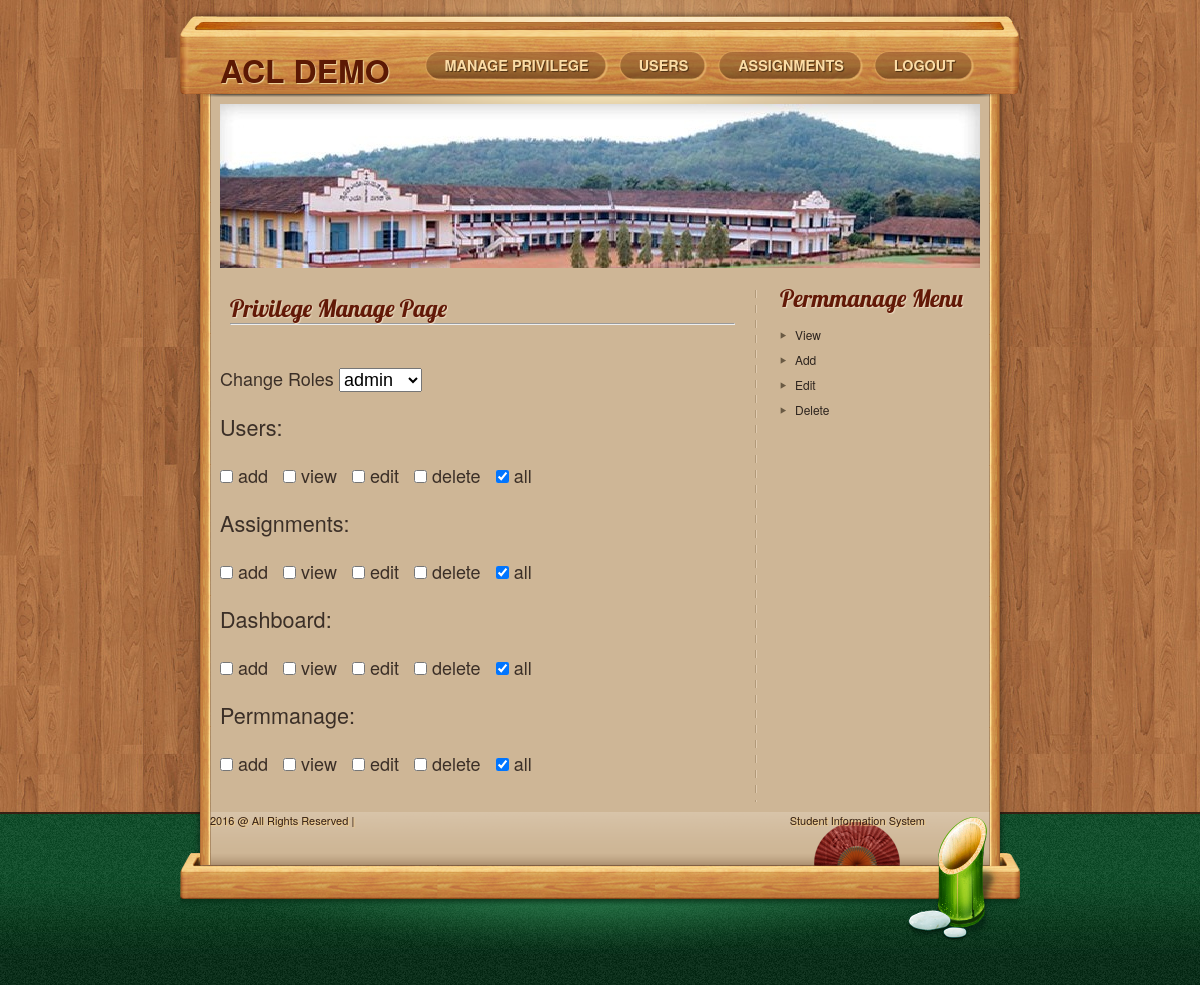
Page /permmanage.php?urole=1 (signed in) on the committed database.
### tables this page shows
CREATE TABLE IF NOT EXISTS `resources` (
  `id` tinyint(3) NOT NULL AUTO_INCREMENT,
  `name` varchar(50) NOT NULL,
  `desc` varchar(50) NOT NULL,
  PRIMARY KEY (`id`)
);

CREATE TABLE IF NOT EXISTS `privileges` (
  `id` tinyint(3) NOT NULL AUTO_INCREMENT,
  `name` varchar(50) NOT NULL,
  `desc` varchar(50) NOT NULL,
  PRIMARY KEY (`id`)
);

### includes.php (called while the page is built, shortened)
<?php
include("acl.php");
include("header.php");

### acl.php (called while the page is built, shortened)
<?php
class Acl
{
    public function getRoleResourcePrivilege($role_id) {
        $privilegedInfo = array();
        $sql = "SELECT res.name AS resName, p.name AS pName
                FROM role_resource_privilege as rrp
                JOIN resources as res ON rrp.resource_id = res.id
                JOIN privileges as p ON rrp.privilege_id = p.id
                WHERE rrp.role_id = $role_id";
        $data = mysql_query($sql);
        while($row = mysql_fetch_assoc($data)) {
            $privilegedInfo['resources'][$row["resName"]] = true;
            $privilegedInfo['privileges'][$row["resName"]."-".$row["pName"]] =
                true;
        }
        return $privilegedInfo;
    }
}
$acl = new Acl();
$_SESSION['privilegedInfo'] = $acl->getRoleResourcePrivilege($_SESSION['role']);
function isResourceAllowed($resource) {
    $privilegesAvailable = $_SESSION['privilegedInfo']['resources'];
    if((isset($privilegesAvailable[$resource]) &&
            (true === $privilegesAvailable[$resource]))) {
        return true;
    }
    return false;
}
function isAllowed($resource, $privilege = '') {
    $privilegesAvailable = $_SESSION['privilegedInfo']['privileges'];
    $privilegeToCheck = $resource . "-" . $privilege;
    if((isset($privilegesAvailable[$resource . "-" ."all"]) &&
        (true === $privilegesAvailable[$resource . "-" ."all"])) ||
        (isset($privilegesAvailable[$privilegeToCheck]) &&
        (true === $privilegesAvailable[$privilegeToCheck]))) {
        return true;
    }
    return false;
}
$path_parts = pathinfo($_SERVER['REQUEST_URI']);
$requestedResource = $path_parts['filename'];

### permmanage.php (the view)
<?php
include("includes.php");
?>
<section id="page">
<header id="pageheader" class="normalheader">
<h2 class="sitedescription">
  </h2>
</header>
<section id="contents">
    <article class="post">
        <header class="postheader">
            <h2>Privilege Manage Page</h2>
            <hr/>
        </header>
    </article>
    <div class="page-content">
        Change Roles
        <select name="urole" id="urole" onchange="getRoleInfo()">
        <?php
        try {
            $currRole = $_GET['urole'];
            $userRoleSql = "SELECT id, name FROM roles";
            $userRoleResult = mysql_query($userRoleSql);
            while($row = mysql_fetch_assoc($userRoleResult))
            {
                echo '<option value="'. $row["id"] .'"
                        '.(($row["id"] == $currRole) ? ' selected="selected" ' :
                        '').'>'. $row["name"] .' </option>';
            }
        } catch (Exception $e){
            echo $e->getMessage();
            exit;
        }
        ?>
        </select>
        <br /><br />
        <?php
        try {
            $resourceResult =  mysql_query("SELECT id, name FROM resources");
            $privilegeResult =  mysql_query("SELECT id, name FROM privileges");
            while($row = mysql_fetch_assoc($privilegeResult))
            {
                $privilegeInfo[] = $row;
            }
            $rolesPrivilegedResult =  mysql_query("SELECT role_id, resource_id,
            privilege_id FROM role_resource_privilege WHERE role_id = $currRole");
            while($row = mysql_fetch_assoc($rolesPrivilegedResult))
            {
                $privileges[$row['role_id'].'-'.$row['resource_id'].'-'
                .$row['privilege_id']] = true;
            }
            while($resource = mysql_fetch_assoc($resourceResult))
            {
                echo '<p>' . ucfirst($resource['name']) . ':</p><br />';
                foreach($privilegeInfo as $privilege) {
                    echo '<input type="checkbox" '
                        . 'onclick="setPrivilege(this.checked, '.$currRole.', '
                        . $resource["id"] .', '.$privilege["id"] .')" '
                        . (isset($privileges[$currRole.'-'.$resource["id"].'-'
                            .$privilege["id"]]) ? ' checked="checked" ' : '')
                        .'/> '.$privilege['name'] .'&nbsp;&nbsp;&nbsp;';
                }
                echo '<br /><br />';
            }
        } catch (Exception $e) {
            echo $e->getMessage();
            exit;
        }
        ?>
    </div>
</section>
<?php
include("adminmenu.php");
include("footer.php"); ?>

### header.php (shortened to what this page needs)
<!doctype html>
<html lang="en-US">
<head>
<link href="style.css" rel="stylesheet" type="text/css">
<link href="styles/print/main.css" rel="stylesheet" type="text/css" media="print">
</head>
<body>
<div id="wrap">
<section id="top">
<nav id="mainnav">
<h1 id="sitename" class="logotext">
<a href="admin.php">ACL DEMO</a>
</h1>
<ul>
<?php
if(!isset($_SESSION["userid"]) || empty($_SESSION["userid"]))
{
?>
	<li><a href="admin.php"><span>Login</span></a></li>
<?php } else { ?>
	<?php if(isResourceAllowed('permmanage')) { ?>
		<li><a href="permmanage.php?urole=1">
			<span>Manage Privilege</span></a></li>
	<?php } if(isResourceAllowed('users')) { ?>
	    <li><a href="users.php?action=view"><span>users</span></a></li>
    <?php } if(isResourceAllowed('assignments')) { ?>
	    <li><a href="assignments.php?action=view"><span>Assignments</span></a></li>
    <?php } ?>
	<li><a href="logout.php"><span>Logout</span></a></li>
<?php } ?>
</ul>
</nav>
</section>

### adminmenu.php (shortened to what this page needs)
<section id="sidebar">
<?php
if(isResourceAllowed($requestedResource)) {
    if(isset($_SESSION["userid"]))
    {
    ?>
    <h2><?php echo ucfirst($requestedResource)?> Menu</h2>
    <ul>
        <?php
        echo isAllowed($requestedResource, 'view') ?
            '<li><a href="/' . $requestedResource.'.php?action=view">View</a></li>' : '';
        echo isAllowed($requestedResource, 'add') ?
            '<li><a href="/' . $requestedResource.'.php?action=add">Add</a></li>' : '';
        echo isAllowed($requestedResource, 'edit') ?
            '<li><a href="/' . $requestedResource.'.php?action=edit">Edit</a></li>' : '';
        echo isAllowed($requestedResource, 'delete') ?
            '<li><a href="/' . $requestedResource.'.php?action=delete">Delete</a></li>' : '';
        ?>
    </ul>
    <?php
    }
}
?>
</section>
</section>
</div>

### footer.php
<footer id="pagefooter">
<div id="f-content">
<img src="images/bamboo.png" width="96" height="125" alt="bamboo" id="footerimg">
<div id="credits">
<p class="sitecredit"> 2016 @ All Rights Reserved | </p>
<p class="designcredit">Student Information System</p>
</div>
</div>
</footer>
</body>
</html>

### style.css (style rules this page uses)
html, body { height:100%; }
body { background: url(images/bodybg.jpg) repeat; font-family:"Helvetica Neue", Helvetica, Verdana, sans-serif; color:#3b2f27; position:relative; }
h1 { font-size:3.2em; font-family: "Helvetica Neue", Helvetica, Verdana, sans-serif; }
#sitename { font-weight:bold; color:#124d2c; text-shadow:#f5d18b 1px 1px 1px; float:left; padding:9px 0 0 40px; }
#sitename a { color:#124d2c; text-decoration:none; }
#sitename.logotext a { display:block; color:#5c1904; text-shadow:#f1d8a4 1px 1px 1px; }
a { color:#0d4022; text-decoration:none; }
#wrap { width:840px; margin:auto; background:url(images/wrapbg.png) center top no-repeat; min-height:100%; }
#top { background:url(images/top.png) no-repeat; height:66px; padding-top:38px; }
#page { background: url(images/pagebg.png) repeat-y; padding:0 40px; }
#pageheader { margin-bottom:15px; }
.normalheader { background:url(images/normalheader.jpg) no-repeat; height:164px; }
#contents { width:525px; float:left; padding-right:12px; background:url(images/sidebar-devider.png) right top repeat-y; min-height:500px; margin-bottom:10px; }
#sidebar { width:200px; float:right; padding-left:10px; margin-bottom:10px; }
#pagefooter { background:url(images/footerbg.jpg) left bottom repeat-x; height:173px; }
#f-content { background:url(images/btmbg.png) no-repeat; width:840px; height:166px; margin:0 auto; position:relative; }
#footerimg { position:absolute; right:20px; top:5px; }
p, ul, ol { font-size:1.2em; }
#page p { line-height:18px; }
.post { margin-bottom:20px; padding:10px; }
#page h2 { font:2.4em 'Lobster', Arial, Helvetica, sans-serif; color:#621907; text-shadow:#ead7be 1px 1px 1px; }
.postheader { margin-bottom:10px; }
#credits { color:#362012; width:715px; padding:0 30px }
#credits p { font-size:1.1em; display:block; text-shadow:#f4cd85 1px 1px 1px; }
#credits .sitecredit { float:left; width:60%; }
#credits .designcredit { float:right; width:30%; text-align:right; }
#sidebar h2 { margin-bottom:10px; }
#sidebar ul, #sidebar p { margin-bottom:10px; }
#sidebar li { display:block; height:25px; }
#sidebar li a { display:block; color:#2d241e; line-height:24px; height:24px; background:url(images/li1.png) left center no-repeat; padding:0 10px 0 15px; }
#mainnav ul { height:35px; float:right; padding-top:13px; padding-right:40px; }
#mainnav li { display:inline; font:bold 1.2em "Helvetica Neue", Helvetica, Verdana, sans-serif; text-transform:uppercase; }
#mainnav li a { display:block; float:left; height:31px; padding-right:20px; color:#fbdca6!important; text-shadow:#4a2f13 1px 1px 1px; background:url(images/menur2.png) right top no-repeat; margin:0 5px; }
#mainnav li a span { display:block; float:left; background:url(images/menul2.png) left top no-repeat; padding:4px 0 0 20px; height:27px; }
.sitedescription { color:#9edab8; font:normal 1.6em 'FertigoProRegular', Arial, sans-serif!important; color:#9edab8!important; text-shadow:#08421f 1px 1px 1px!important; }
.normalheader .sitedescription { padding:60px 280px 0 20px; }

### rows in the picture
resources: name "Users", id "☑"
privileges: name "add"
privileges: name "view"
privileges: name "edit"
privileges: name "delete"
privileges: name "all"
resources: name "Assignments", id "☑"
resources: name "Dashboard", id "☑"
resources: name "Permmanage", id "☑"

### other values in the picture
$requestedResource "Permmanage"
form field urole "admin"
